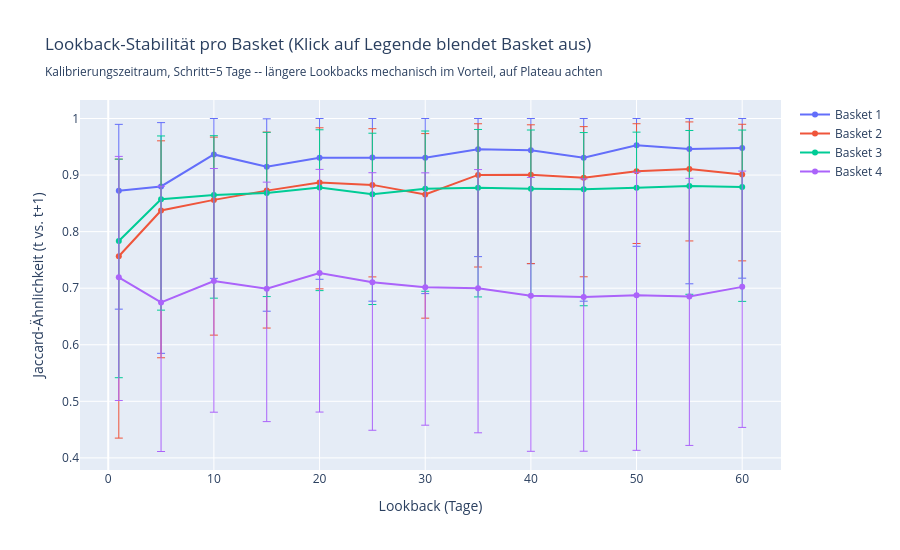

Notebook source saved alongside this figure:
### Code cell
# --- Lookback-Stabilität: Plot (Plotly, Legende anklickbar zum Ein-/Ausblenden) ---
# Vorsicht bei der Interpretation: Tag t und Tag t+1 teilen sich bei einem
# lb-Tage-Lookback (lb-1)/lb ihrer zugrundeliegenden Daten (z.B. 59/60 bei
# lb=60, aber nur 14/15 bei lb=15) -- ein LÄNGERER Lookback führt daher
# schon rein MECHANISCH zu höherer Tag-zu-Tag-Stabilität, unabhängig davon,
# ob er auch "bessere" Cluster liefert.
#
# Mittelwert (nicht Median -- bei manchen Baskets/Lookbacks ist die Jaccard-
# Ähnlichkeit an so vielen Tagen exakt 1.0, dass der Median selbst darauf
# klemmt und dadurch nicht mehr zwischen Kandidaten unterscheidet; der
# Mittelwert bleibt sensitiv für die Häufigkeit/Grösse der selteneren
# tieferen Werte), mit ASYMMETRISCHEN Fehlerbalken relativ zum Mittelwert
# (Std der Werte oberhalb nach oben, Std der Werte unterhalb nach unten):
# Jaccard ist auf [0, 1] beschränkt und meist schief verteilt -- ein rein
# symmetrisches Mittelwert+/-Std ignoriert das und kann sinnlos über 1
# hinausragen oder unter 0 fallen. Die asymmetrischen Balken bilden die
# tatsächliche Form der Verteilung um den Mittelwert besser ab.
#
# WICHTIG: bei kleinem DAY_STRIDE sind aufeinanderfolgende Stichtage NICHT
# unabhängig (ihre Fenster teilen sich fast alle zugrundeliegenden Daten) --
# die Balken unterschätzen die tatsächliche Unsicherheit daher systematisch
# (bei wirklich unabhängigen Stichproben wären sie breiter). Für eine echte
# Unsicherheitsschätzung bräuchte es eine autokorrelations-robuste Methode
# (z.B. Block-Bootstrap) -- hier bewusst nur als grobe visuelle Orientierung
# gedacht, kein strenges Konfidenzintervall.
if RUN_HYPERPARAMETER_SEARCH:
    def _mean_and_split_std(values):
        if not values:
            return None, 0.0, 0.0
        values = np.asarray(values)
        mean = float(np.mean(values))
        above = values[values > mean]
        below = values[values < mean]
        std_up = float(np.sqrt(np.mean((above - mean) ** 2))) if len(above) else 0.0
        std_down = float(np.sqrt(np.mean((below - mean) ** 2))) if len(below) else 0.0
        return mean, std_up, std_down


    fig = go.Figure()
    for label in basket_labels:
        means, stds_up, stds_down = [], [], []
        for lb in LOOKBACK_CANDIDATES:
            mean, std_up, std_down = _mean_and_split_std(lookback_stability[label][lb])
            means.append(mean)
            stds_up.append(std_up)
            stds_down.append(std_down)

        fig.add_trace(go.Scatter(
            x=LOOKBACK_CANDIDATES, y=means, mode="lines+markers", name=label,
            error_y={"type": "data", "array": stds_up, "arrayminus": stds_down, "visible": True, "thickness": 1},
        ))

    fig.update_layout(
        title=(
            "Lookback-Stabilität pro Basket (Klick auf Legende blendet Basket aus)<br>"
            f"<sub>Kalibrierungszeitraum, Schritt={DAY_STRIDE} Tage -- längere Lookbacks mechanisch im Vorteil, auf Plateau achten</sub>"
        ),
        xaxis_title="Lookback (Tage)",
        yaxis_title="Jaccard-Ähnlichkeit (t vs. t+1)",
        height=550,
    )
    fig.show()
else:
    print(
        "RUN_HYPERPARAMETER_SEARCH=False -- Plot übersprungen (keine "
        "lookback_stability-Daten berechnet). BEST_LOOKBACK unten ist der "
        "zuletzt manuell bestätigte Wert."
    )

# --- Lookback: von Hand gewählt nach Betrachtung des Plots oben (kein
# automatisches Maximum -- die Kurven sind häufig sehr flach mit grossen
# Fehlerbalken, ein Maximum wäre hier nicht robust).
BEST_LOOKBACK: dict[str, int] = {
    "Basket 1": 50,
    "Basket 2": 55,
    "Basket 3": 20,
    "Basket 4": 20,
}
print("Manuell gewählter Lookback pro Basket:", BEST_LOOKBACK)

### Figure 1 — Plotly figure (JSON) as saved in the notebook; plotly's stock layout.template omitted (floating-point values rounded to 4 significant figures)
{"data": [{"error_y": {"array": [0.1175, 0.1129, 0.06353, 0.08489, 0.06926, 0.06891, 0.0694, 0.05426, 0.05634, 0.06936, 0.0473, 0.05389, 0.05216], "arrayminus": [0.2092, 0.295, 0.219, 0.2552, 0.215, 0.2541, 0.2402, 0.19, 0.2004, 0.2536, 0.1786, 0.2384, 0.2301], "thickness": 1, "type": "data", "visible": true}, "mode": "lines+markers", "name": "Basket 1", "type": "scatter", "x": [1, 5, 10, 15, 20, 25, 30, 35, 40, 45, 50, 55, 60], "y": [0.8722, 0.8798, 0.9365, 0.9145, 0.9307, 0.9311, 0.9306, 0.9457, 0.9437, 0.9306, 0.9527, 0.9461, 0.9478]}, {"error_y": {"array": [0.1716, 0.1232, 0.111, 0.1035, 0.09665, 0.09934, 0.1075, 0.09042, 0.08834, 0.09049, 0.08394, 0.08313, 0.08874], "arrayminus": [0.3216, 0.2603, 0.2391, 0.243, 0.1881, 0.1627, 0.2188, 0.1628, 0.157, 0.175, 0.1278, 0.1273, 0.1527], "thickness": 1, "type": "data", "visible": true}, "mode": "lines+markers", "name": "Basket 2", "type": "scatter", "x": [1, 5, 10, 15, 20, 25, 30, 35, 40, 45, 50, 55, 60], "y": [0.7566, 0.8373, 0.8561, 0.8725, 0.8869, 0.8827, 0.8658, 0.9003, 0.9005, 0.8951, 0.9068, 0.9108, 0.901]}, {"error_y": {"array": [0.1446, 0.1118, 0.1046, 0.1073, 0.1021, 0.1079, 0.102, 0.1032, 0.104, 0.1003, 0.09825, 0.09796, 0.1009], "arrayminus": [0.2418, 0.1961, 0.1826, 0.183, 0.1822, 0.195, 0.1814, 0.1929, 0.1891, 0.2059, 0.1904, 0.1917, 0.202], "thickness": 1, "type": "data", "visible": true}, "mode": "lines+markers", "name": "Basket 3", "type": "scatter", "x": [1, 5, 10, 15, 20, 25, 30, 35, 40, 45, 50, 55, 60], "y": [0.7836, 0.8573, 0.865, 0.8682, 0.878, 0.8661, 0.8759, 0.8774, 0.8757, 0.8748, 0.8777, 0.8809, 0.8787]}, {"error_y": {"array": [0.2138, 0.2054, 0.199, 0.1884, 0.1833, 0.1935, 0.2022, 0.2097, 0.2091, 0.2089, 0.2174, 0.209, 0.2047], "arrayminus": [0.2178, 0.2635, 0.2319, 0.235, 0.2457, 0.2618, 0.2439, 0.2557, 0.2751, 0.2726, 0.2743, 0.2632, 0.2485], "thickness": 1, "type": "data", "visible": true}, "mode": "lines+markers", "name": "Basket 4", "type": "scatter", "x": [1, 5, 10, 15, 20, 25, 30, 35, 40, 45, 50, 55, 60], "y": [0.7192, 0.6748, 0.7127, 0.6991, 0.7267, 0.7106, 0.7017, 0.7, 0.6868, 0.6844, 0.6876, 0.6852, 0.7024]}], "layout": {"height": 550, "title": {"text": "Lookback-Stabilität pro Basket (Klick auf Legende blendet Basket aus)<br><sub>Kalibrierungszeitraum, Schritt=5 Tage -- längere Lookbacks mechanisch im Vorteil, auf Plateau achten</sub>"}, "xaxis": {"title": {"text": "Lookback (Tage)"}}, "yaxis": {"title": {"text": "Jaccard-Ähnlichkeit (t vs. t+1)"}}}}
